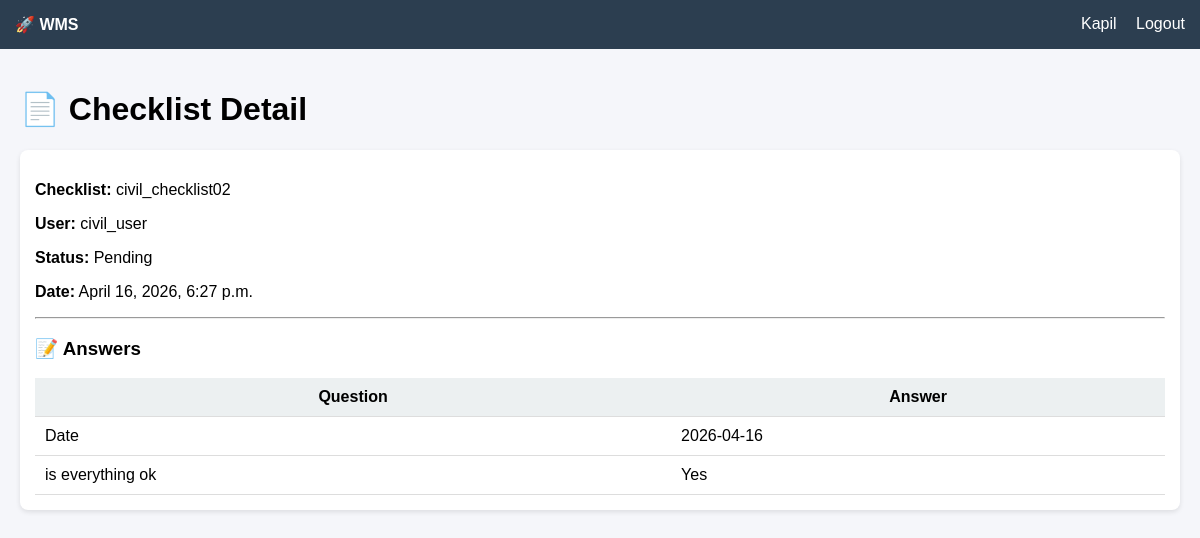
Page /view/1/ (signed in) on the committed database.
### backend/models.py (models this page shows, shortened)
class ChecklistTransaction(models.Model):
    STATUS_CHOICES = (
        ('Pending', 'Pending'),
        ('Approved', 'Approved'),
        ('Rejected', 'Rejected'),
    )
    transaction_id = models.CharField(max_length=100, unique=True)
    checklist = models.ForeignKey(Checklist, on_delete=models.CASCADE)
    user = models.ForeignKey(User, on_delete=models.CASCADE)
    project = models.ForeignKey(Project, on_delete=models.SET_NULL, null=True, blank=True)
    department = models.ForeignKey(Department, on_delete=models.SET_NULL, null=True, blank=True)
    status = models.CharField(max_length=50, choices=STATUS_CHOICES, default='Pending')
    remarks = models.TextField(null=True, blank=True)
    submitted_date = models.DateTimeField(auto_now_add=True)
    approved_by = models.ForeignKey(
        User,
        on_delete=models.SET_NULL,
        null=True,
        blank=True,
        related_name='approved_by_user'
    )
    approval_date = models.DateTimeField(null=True, blank=True)
    last_updated_by = models.ForeignKey(
        User,
        on_delete=models.SET_NULL,
        null=True,
        blank=True,
        related_name='updated_by_user'
    )
    last_updated_date = models.DateTimeField(auto_now=True)

class Checklist(models.Model):
    CHECKLIST_TYPE = (
        ('Daily', 'Daily'),
        ('Weekly', 'Weekly'),
        ('Monthly', 'Monthly'),
        ('Activity', 'Activity'),
    )
    code = models.CharField(max_length=50, unique=True)
    name = models.CharField(max_length=200)
    checklist_type = models.CharField(
        max_length=50,
        choices=CHECKLIST_TYPE,
        default='Daily'
    )
    project = models.ForeignKey(
        Project,
        on_delete=models.SET_NULL,
        null=True,
        blank=True
    )
    department = models.ForeignKey(
        Department,
        on_delete=models.SET_NULL,
        null=True,
        blank=True
    )
    is_active = models.BooleanField(default=True)
    created_at = models.DateTimeField(auto_now_add=True, null=True, blank=True)

class Answer(models.Model):
    transaction = models.ForeignKey(
        ChecklistTransaction,
        on_delete=models.CASCADE,
        related_name='answers'
    )
    question = models.ForeignKey(Question, on_delete=models.CASCADE)
    answer = models.TextField()
    created_at = models.DateTimeField(auto_now_add=True, null=True, blank=True)

class Question(models.Model):
    QUESTION_TYPE = (
        ('Yes/No', 'Yes/No'),
        ('Text', 'Text'),
        ('Date', 'Date'),
        ('File', 'File'),
    )
    code = models.CharField(max_length=50, unique=True)
    checklist = models.ForeignKey(
        Checklist,
        on_delete=models.CASCADE,
        related_name='questions'
    )
    question_text = models.TextField()
    question_type = models.CharField(
        max_length=50,
        choices=QUESTION_TYPE
    )
    is_mandatory = models.BooleanField(default=False)
    created_at = models.DateTimeField(auto_now_add=True, null=True, blank=True)

### backend/views/checklist.py (the view)
# urls.py: path('view/<int:txn_id>/', views.view_checklist, name='view_checklist'),
def view_checklist(request, txn_id):
    if not request.user.is_authenticated:
        return redirect('login')
    txn = get_object_or_404(ChecklistTransaction, id=txn_id)
    profile = get_user_profile(request.user)
    if profile and profile.role == "User" and txn.user != request.user:
        return redirect('home')
    answers = Answer.objects.filter(transaction=txn)
    return render(request, 'view_checklist.html', {
        'txn': txn,
        'answers': answers,
    })

### backend/views/common.py (called while the page is built)
def get_user_profile(user):
    if not user or not user.is_authenticated:
        return None
    return UserProfile.objects.filter(user=user).first()

### frontend/templates/view_checklist.html
{% extends 'base.html' %} {% block content %}
<h1>📄 Checklist Detail</h1>
<div class="card">
  <p><strong>Checklist:</strong> {{ txn.checklist.name }}</p>
  <p><strong>User:</strong> {{ txn.user.username }}</p>
  <p><strong>Status:</strong> {{ txn.status }}</p>
  <p><strong>Date:</strong> {{ txn.submitted_date }}</p>
  <hr />
  <h3>📝 Answers</h3>
  <table>
    <tr>
      <th>Question</th>
      <th>Answer</th>
    </tr>
    {% for ans in answers %}
    <tr>
      <td>{{ ans.question.question_text }}</td>
      <td>{{ ans.answer }}</td>
    </tr>
    {% empty %}
    <tr>
      <td colspan="2">No answers found</td>
    </tr>
    {% endfor %}
  </table>
</div>
{% endblock %}

### frontend/templates/base.html (shortened to what this page needs)
<!doctype html>
<html>
  <head>
  </head>
  <body>
    <div class="navbar">
      <div>
        <strong>🚀 WMS</strong>
      </div>
      <div>
        {% if request.user.is_authenticated %} {{ request.user.username }}
        <a href="{% url 'logout' %}">Logout</a>
        {% else %}
        <a href="{% url 'login' %}">Login</a>
        {% endif %}
      </div>
    </div>
    <div class="container">
      {% block content %}{% endblock %}
    </div>
  </body>
</html>

### frontend/templates/base.html (style rules this page uses)
body { margin: 0; font-family: Arial, sans-serif; background-color: #f5f6fa; }
.navbar { background-color: #2c3e50; color: white; padding: 15px; display: flex; justify-content: space-between; }
.navbar a { color: white; text-decoration: none; margin-left: 15px; }
.container { padding: 20px; }
.card { background: white; padding: 15px; margin-bottom: 15px; border-radius: 8px; box-shadow: 0px 2px 5px rgba(0, 0, 0, 0.1); }
table { width: 100%; border-collapse: collapse; }
th, td { padding: 10px; border-bottom: 1px solid #ddd; }
th { background-color: #ecf0f1; }

### rows in the picture
ChecklistTransaction: checklist.name "civil_checklist02", user.username "civil_user", status "Pending", submitted_date "April 16, 2026, 6:27 p.m."
Answer: question.question_text "Date", answer "2026-04-16"
Answer: question.question_text "is everything ok", answer "Yes"

### other values in the picture
{{ request.user.username }} "Kapil"
